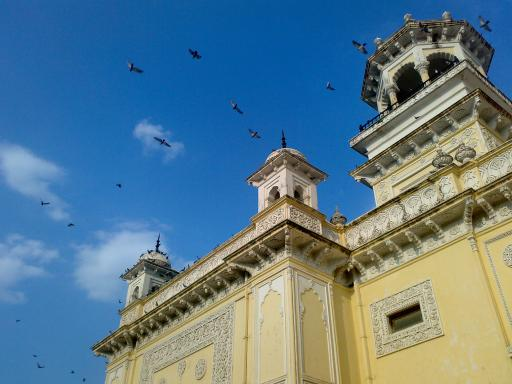
#> input picture Ch3-ImageProcessing/assets/home.jpg, 512 x 384 px
$ jupyter execute '【OpenCV-Python】教程：3-10 直方图（3）2D直方图.ipynb'
#> lines starting #> are read from the running program, lines starting #| are printed output that depends on the picture; after the words box and inside, x2 and y2 are one past the last pixel; in counts of white or black regions, pixels touching at a corner belong together; pictures that were not available may be replaced by others from this repository, and a replacement may not be noted
[cell 1]
import numpy as np
import cv2
from matplotlib import pyplot as plt
#读取图片

img = cv2.imread('assets/home.jpg')
#> img is the input picture: shape (384, 512, 3); mean B, G, R 141.2, 123.9, 91.6
hsv = cv2.cvtColor(img, cv2.COLOR_BGR2HSV)
#> hsv: shape (384, 512, 3); mean H, S, V 68.6, 145.7, 162.9

hist = cv2.calcHist([hsv], [0, 1], None, [180, 256], [0, 180, 0, 256])

cv2.normalize(hist, hist, 0, 255, cv2.NORM_MINMAX)
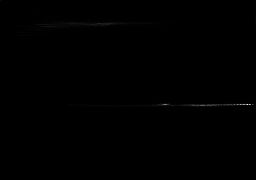
#> hist: shape (180, 256) float32; min 0, max 255, mean 0.4

cv2.imshow('img', img)
cv2.imshow('hist', hist)
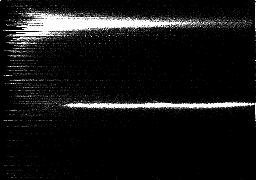
#> window 'hist': shape (180, 256); min 0, max 255, mean 21.2
cv2.waitKey(0)
cv2.destroyAllWindows()

[cell 2]
import numpy as np
import cv2
from matplotlib import pyplot as plt

img = cv2.imread('assets/home.jpg')
hsv = cv2.cvtColor(img, cv2.COLOR_BGR2HSV)
h, s, v = cv2.split(hsv)
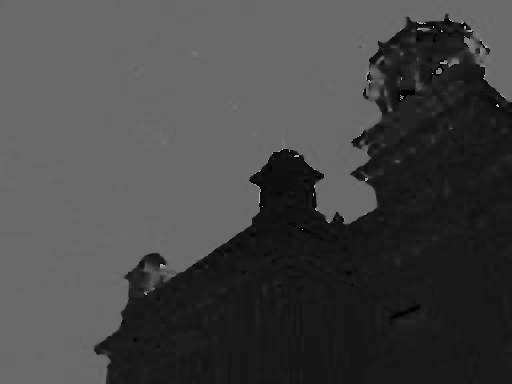
#> h: shape (384, 512); min 0, max 179, mean 68.6
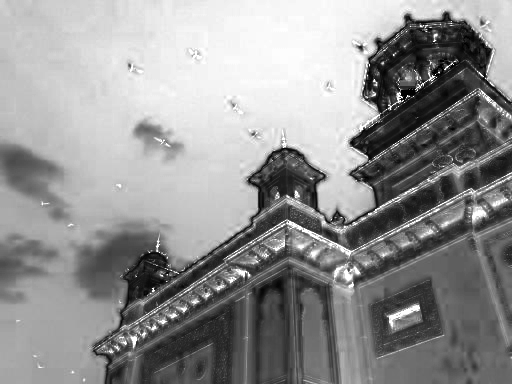
#> s: shape (384, 512); min 0, max 255, mean 145.7
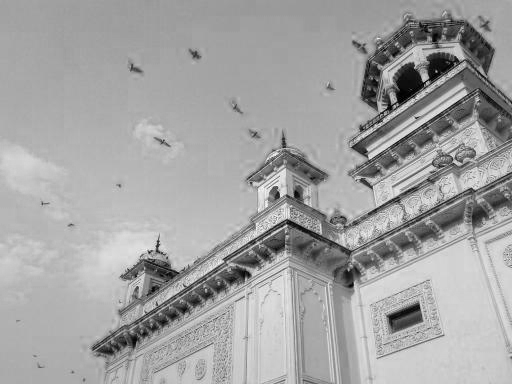
#> v: shape (384, 512); min 0, max 255, mean 162.9
hist, xbins, ybins = np.histogram2d(h.ravel(),s.ravel(),[180,256],[[0,180],[0,256]])
#> xbins = 181 values from 0 to 180; ybins = 257 values from 0 to 256

plt.imshow(hist, interpolation='nearest')
plt.show()

[cell 3]
#!/usr/bin/env python

'''
Video histogram sample to show live histogram of video

Keys:
    ESC    - exit

'''

# Python 2/3 compatibility
from __future__ import print_function

import numpy as np
import cv2

# built-in modules
import sys

# # local modules
# import video


class App():

    def set_scale(self, val):
        self.hist_scale = val

    def run(self):
        hsv_map = np.zeros((180, 256, 3), np.uint8)
        h, s = np.indices(hsv_map.shape[:2])
        hsv_map[:, :, 0] = h
        hsv_map[:, :, 1] = s
        hsv_map[:, :, 2] = 255
        hsv_map = cv2.cvtColor(hsv_map, cv2.COLOR_HSV2BGR)
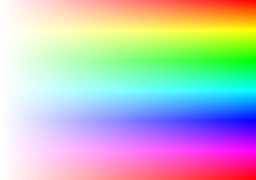
#> hsv_map: shape (180, 256, 3); mean B, G, R 190.8, 190.8, 190.9
        cv2.imshow('hsv_map', hsv_map)

        cv2.namedWindow('hist', 0)
        self.hist_scale = 10

        cv2.createTrackbar('scale', 'hist', self.hist_scale, 32, self.set_scale)

        try:
            fn = sys.argv[1]
        except:
            fn = 0
        # cam = video.create_capture(
        #     fn, fallback='synth:bg=baboon.jpg:class=chess:noise=0.05')

        cam = cv2.VideoCapture(0)

        while True:
            _flag, frame = cam.read()
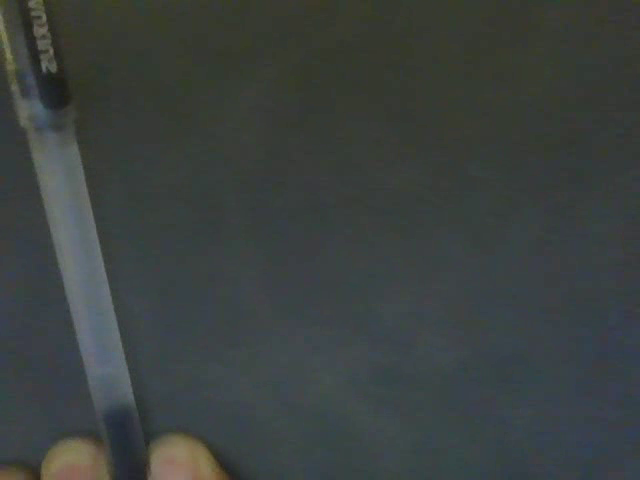
#> input picture frame 30 of Ch1-GUIFeatures/assets/testvideo.avi, 640 x 480 px, given in place of the camera
#> frame is the input picture: shape (480, 640, 3); mean B, G, R 63.3, 65, 59.3
            cv2.imshow('camera', frame)

            small = cv2.pyrDown(frame)

            hsv = cv2.cvtColor(small, cv2.COLOR_BGR2HSV)
#> hsv: shape (240, 320, 3); mean H, S, V 76.2, 38, 67.2
            dark = hsv[..., 2] < 32
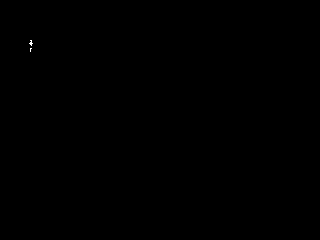
#> dark: shape (240, 320) bool; 0.02% white in thin lines or dots, all inside (x1, y1, x2, y2) = (29, 40, 33, 52)
            hsv[dark] = 0
#> hsv: shape (240, 320, 3); mean H, S, V 76.2, 38, 67.2
            h = cv2.calcHist([hsv], [0, 1], None, [180, 256], [0, 180, 0, 256])
#> h: shape (180, 256) float32

            h = np.clip(h*0.005*self.hist_scale, 0, 1)
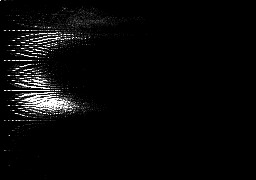
#> h: shape (180, 256) float32; min 0, max 1, mean 0.0342
            vis = hsv_map*h[:, :, np.newaxis] / 255.0
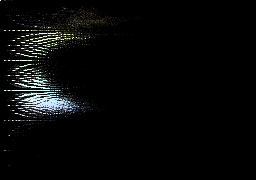
#> vis: shape (180, 256, 3) float32; mean B, G, R 0.0318, 0.0327, 0.03
            cv2.imshow('hist', vis)

            ch = cv2.waitKey(1)
#> (key Esc is pressed here)
            if ch == 27:
                break

        print('Done')


if __name__ == '__main__':
    print(__doc__)
    App().run()
    cv2.destroyAllWindows()

[cell 4]
import numpy as np
import cv2
import sys

videoname = "assets/testvideo.mp4"

class App():
    def __init__(self, videoname=0):
        self.videoname = videoname

    def set_scale(self, val):
        self.hist_scale = val

    def run(self):
        hsv_map = np.zeros((180, 256, 3), np.uint8)
        h, s = np.indices(hsv_map.shape[:2])
        hsv_map[:, :, 0] = h
        hsv_map[:, :, 1] = s
        hsv_map[:, :, 2] = 255
        hsv_map = cv2.cvtColor(hsv_map, cv2.COLOR_HSV2BGR)
        cv2.imshow('hsv_map', hsv_map)

        cv2.namedWindow('hist', 0)
        self.hist_scale = 10

        cv2.createTrackbar('scale', 'hist', self.hist_scale,
                        32, self.set_scale)

        cam = cv2.VideoCapture(self.videoname)

        while True:
            _flag, frame = cam.read()

            if frame is None:
                break

            small = cv2.pyrDown(frame)
            cv2.imshow('video', frame)

            hsv = cv2.cvtColor(small, cv2.COLOR_BGR2HSV)
            dark = hsv[..., 2] < 32
            hsv[dark] = 0
            h = cv2.calcHist([hsv], [0, 1], None, [180, 256], [0, 180, 0, 256])

            h = np.clip(h*0.005*self.hist_scale, 0, 1)
            vis = hsv_map*h[:, :, np.newaxis] / 255.0
            cv2.imshow('hist', vis)

            ch = cv2.waitKey(15)
#> (key Esc is pressed here)
